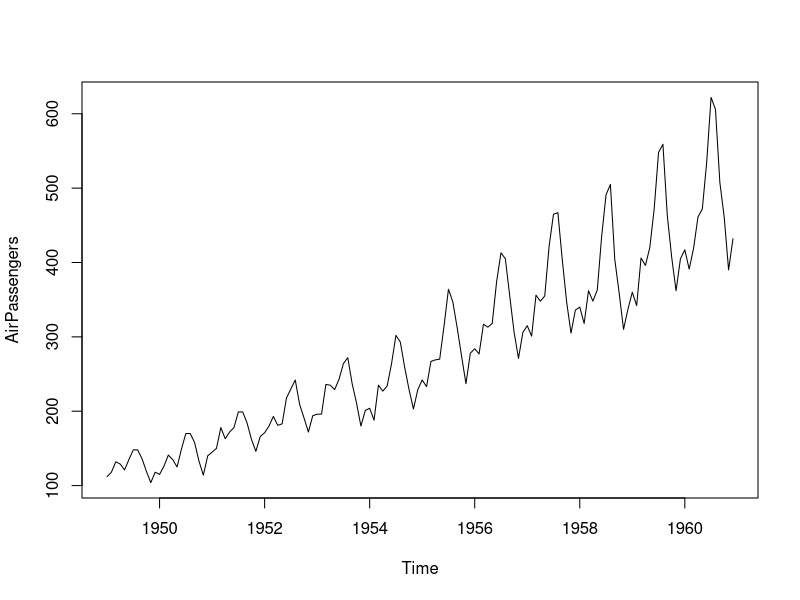
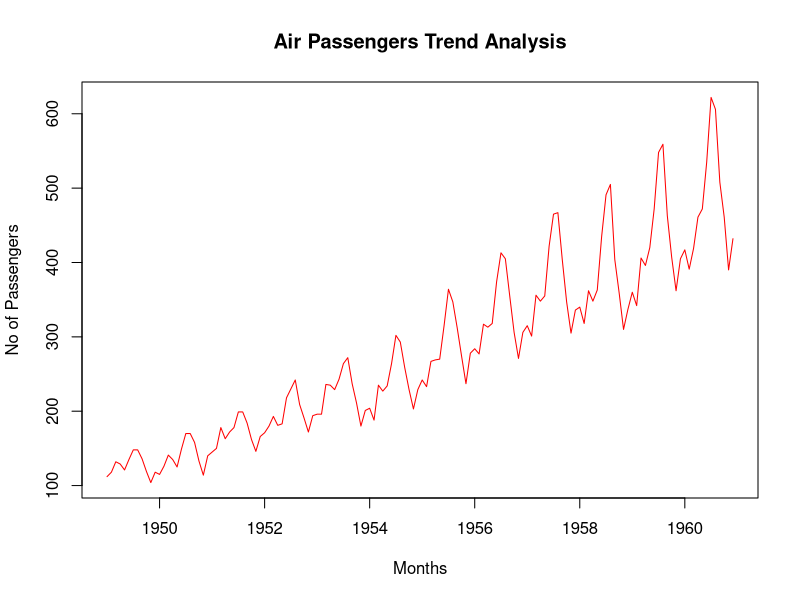
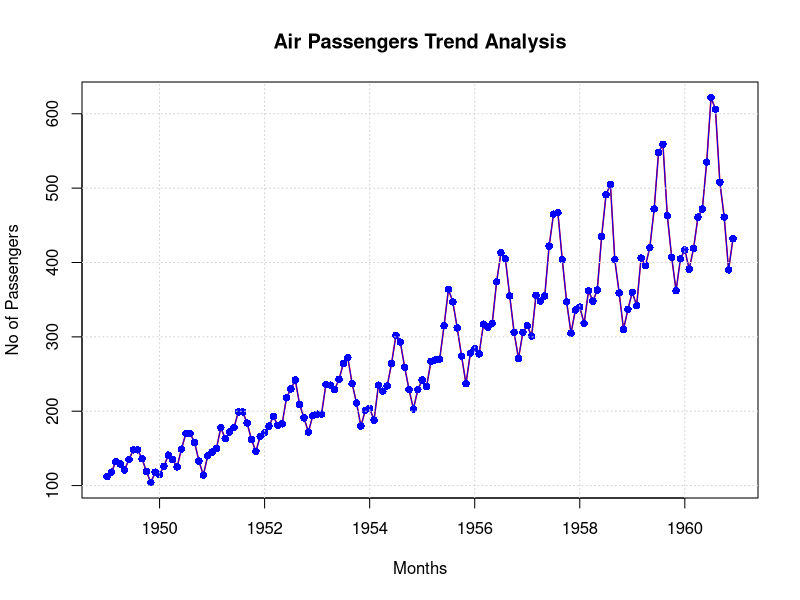
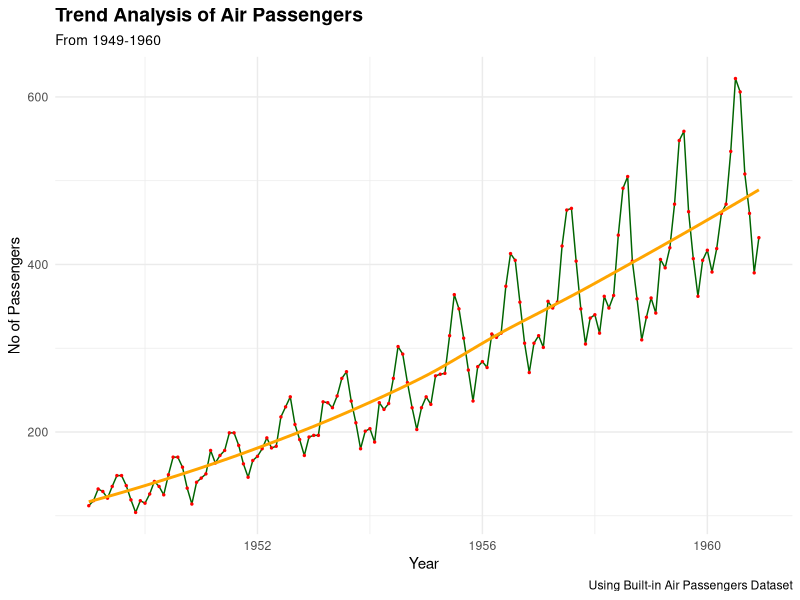

These figures' R source, in order:
# Load Air Passengers Data Set
data("AirPassengers")
?AirPassengers  # For help/documentation
class(AirPassengers)
View(AirPassengers)

# Create a data frame with Years and Months separately
ap_df <- data.frame(
  year = floor(time(AirPassengers)),
  month = cycle(time(AirPassengers)),
  passengers = as.numeric(AirPassengers)
)

# View the new data frame
head(ap_df)

# Basic plot
plot(AirPassengers)

# Plot with Title, Axis labels, and color
plot(AirPassengers,
     type = 'l',
     main = "Air Passengers Trend Analysis",
     xlab = "Months",
     ylab = "No of Passengers",
     col = "red"
)

# Changing the line Width & adding points
plot(AirPassengers,
     type = 'l',
     lwd = 1.5,
     main = "Air Passengers Trend Analysis",
     xlab = "Months",
     ylab = "No of Passengers",
     col = "red"
)
points(AirPassengers,
       type = 'o',
       pch = 16,
       col = "blue")
grid()

# Using GGplot2 Library
# Installing if not already installed
if(!require(ggplot2)) install.packages("ggplot2")
library(ggplot2)

# A basic grid with x & y axes using ggplot2
ggplot(ap_df, aes(x = year + (month-1)/12, y = passengers)) +
  geom_line(color = "darkgreen", linewidth = 0.5) +
  geom_point(color = "red", size = 0.5) +
  geom_smooth(se = FALSE, color = "orange") +
  labs(
    title = 'Trend Analysis of Air Passengers',
    subtitle = 'From 1949-1960',
    caption = 'Using Built-in Air Passengers Dataset',
    x = 'Year',
    y = 'No of Passengers'
  ) +
  theme_minimal() +
  theme(
    plot.title = element_text(face = "bold", size = 14),
    plot.subtitle = element_text(size = 10)
  )